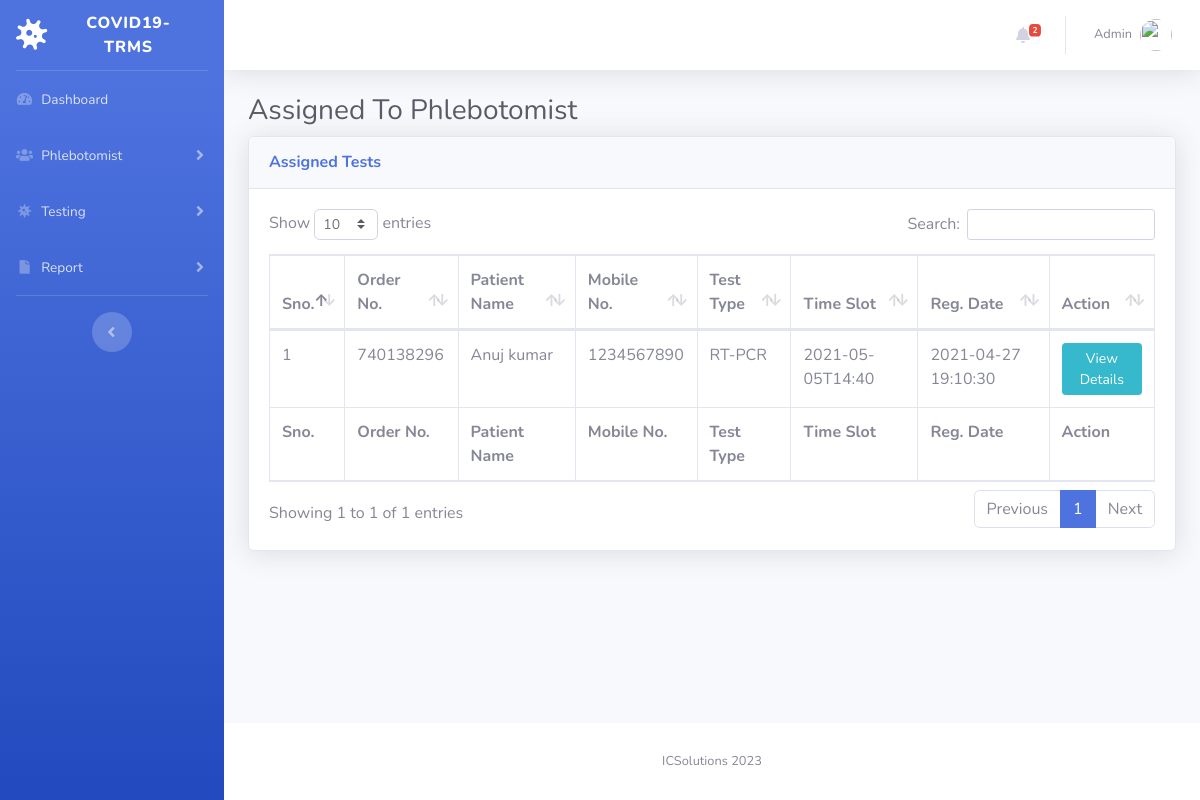
Page /covid-tms/assigned-test.php (signed in) on the committed database.
### tables this page shows
CREATE TABLE `tbltestrecord` (
  `id` int(11) NOT NULL,
  `OrderNumber` bigint(14) DEFAULT NULL,
  `PatientMobileNumber` bigint(14) DEFAULT NULL,
  `TestType` varchar(100) DEFAULT NULL,
  `TestTimeSlot` varchar(120) DEFAULT NULL,
  `ReportStatus` varchar(100) DEFAULT NULL,
  `FinalReport` varchar(150) DEFAULT NULL,
  `ReportUploadTime` varchar(200) DEFAULT NULL,
  `RegistrationDate` timestamp NULL DEFAULT current_timestamp(),
  `AssignedtoEmpId` varchar(150) DEFAULT NULL,
  `AssigntoName` varchar(180) DEFAULT NULL,
  `AssignedTime` varchar(100) DEFAULT NULL
);

CREATE TABLE `tblpatients` (
  `id` int(11) NOT NULL,
  `FullName` varchar(120) DEFAULT NULL,
  `MobileNumber` bigint(12) DEFAULT NULL,
  `DateOfBirth` date DEFAULT NULL,
  `GovtIssuedId` varchar(150) DEFAULT NULL,
  `SRFId` varchar(150) DEFAULT NULL,
  `FullAddress` varchar(255) DEFAULT NULL,
  `State` varchar(200) DEFAULT NULL,
  `RegistrationDate` timestamp NOT NULL DEFAULT current_timestamp()
);

### covid-tms/assigned-test.php (the view, shortened to what this page needs)
<?php session_start();
include_once('includes/config.php');
if (strlen($_SESSION['aid'] == 0)) {
    header('location:logout.php');
} else {
?>
    <!DOCTYPE html>
    <html lang="en">
    <head>
        <link href="vendor/fontawesome-free/css/all.min.css" rel="stylesheet" type="text/css">
        <link href="css/sb-admin-2.min.css" rel="stylesheet">
        <link href="vendor/datatables/dataTables.bootstrap4.min.css" rel="stylesheet">
    </head>
    <body id="page-top">
        <div id="wrapper">
            <?php include_once('includes/sidebar.php'); ?>
            <div id="content-wrapper" class="d-flex flex-column">
                <div id="content">
                    <?php include_once('includes/topbar.php'); ?>
                    <div class="container-fluid">
                        <h1 class="h3 mb-2 text-gray-800">Assigned To Phlebotomist</h1>
                        <div class="card shadow mb-4">
                            <div class="card-header py-3">
                                <h6 class="m-0 font-weight-bold text-primary">Assigned Tests</h6>
                            </div>
                            <div class="card-body">
                                <div class="table-responsive">
                                    <form name="assignto" method="post">
                                        <table class="table table-bordered" id="dataTable" width="100%" cellspacing="0">
                                            <thead>
                                                <tr>
                                                    <th>Sno.</th>
                                                    <th>Order No.</th>
                                                    <th>Patient Name</th>
                                                    <th>Mobile No.</th>
                                                    <th>Test Type</th>
                                                    <th>Time Slot</th>
                                                    <th>Reg. Date</th>
                                                    <th>Action</th>
                                                </tr>
                                            </thead>
                                            <tfoot>
                                                <tr>
                                                    <th>Sno.</th>
                                                    <th>Order No.</th>
                                                    <th>Patient Name</th>
                                                    <th>Mobile No.</th>
                                                    <th>Test Type</th>
                                                    <th>Time Slot</th>
                                                    <th>Reg. Date</th>
                                                    <th>Action</th>
                                                </tr>
                                            </tfoot>
                                            <tbody>
                                                <?php $query = mysqli_query($con, "select tbltestrecord.OrderNumber,tblpatients.FullName,tblpatients.MobileNumber,tbltestrecord.TestType,tbltestrecord.TestTimeSlot,tbltestrecord.RegistrationDate,tbltestrecord.id as testid from tbltestrecord
join tblpatients on tblpatients.MobileNumber=tbltestrecord.PatientMobileNumber
where ReportStatus='Assigned'
    ");
                                                $cnt = 1;
                                                while ($row = mysqli_fetch_array($query)) {
                                                ?>
                                                    <tr>
                                                        <td><?php echo $cnt; ?></td>
                                                        <td><?php echo $row['OrderNumber']; ?></td>
                                                        <td><?php echo $row['FullName']; ?></td>
                                                        <td><?php echo $row['MobileNumber']; ?></td>
                                                        <td><?php echo $row['TestType']; ?></td>
                                                        <td><?php echo $row['TestTimeSlot']; ?></td>
                                                        <td><?php echo $row['RegistrationDate']; ?></td>
                                                        <td>
                                                            <a href="test-details.php?tid=<?php echo $row['testid']; ?>&&oid=<?php echo $row['OrderNumber']; ?>" class="btn btn-info btn-sm">View Details</a>
                                                        </td>
                                                    </tr>
                                                <?php $cnt++;
                                                } ?>
                                            </tbody>
                                        </table>
                                    </form>
                                </div>
                            </div>
                        </div>
                    </div>
                </div>
                <?php include_once('includes/footer.php'); ?>
            </div>
        </div>
    </body>
    </html>
<?php } ?>

### covid-tms/includes/topbar.php (shortened to what this page needs)
      <nav class="navbar navbar-expand navbar-light bg-white topbar mb-4 static-top shadow">
            <?php if($_SESSION['aid']):?>
                    <ul class="navbar-nav ml-auto">
<?php $query=mysqli_query($con,"select * from tbltestrecord where ReportStatus is null");
$count=mysqli_num_rows($query);
?>
                        <li class="nav-item dropdown no-arrow mx-1">
                            <a class="nav-link dropdown-toggle" href="#" id="alertsDropdown" role="button"
                                data-toggle="dropdown" aria-haspopup="true" aria-expanded="false">
                                <i class="fas fa-bell fa-fw"></i>
                                <span class="badge badge-danger badge-counter"><?php echo $count;?></span>
                            </a>
                        </li>
                        <li class="nav-item dropdown no-arrow">
                            <a class="nav-link dropdown-toggle" href="#" id="userDropdown" role="button"
                                data-toggle="dropdown" aria-haspopup="true" aria-expanded="false">
                <?php
$adid=$_SESSION['aid'];
$ret1=mysqli_query($con,"select AdminName from tbladmin where ID='$adid'");
while($row1=mysqli_fetch_array($ret1)){
?>
                                <span class="mr-2 d-none d-lg-inline text-gray-600 small"><?php  echo $row1['AdminName'];?></span>
                           <?php } ?>
                                <img class="img-profile rounded-circle"
                                    src="img/undraw_profile.svg">
                            </a>
                        </li>
                    </ul>
                <?php endif;?>
                </nav>

### rows in the picture
tbltestrecord: OrderNumber "740138296", tblpatients.FullName "Anuj kumar", tblpatients.MobileNumber "1234567890", TestType "RT-PCR", TestTimeSlot "2021-05-05T14:40", RegistrationDate "2021-04-27 19:10:30"

### other values in the picture
$count "2"
$row1['AdminName'] "Admin"
